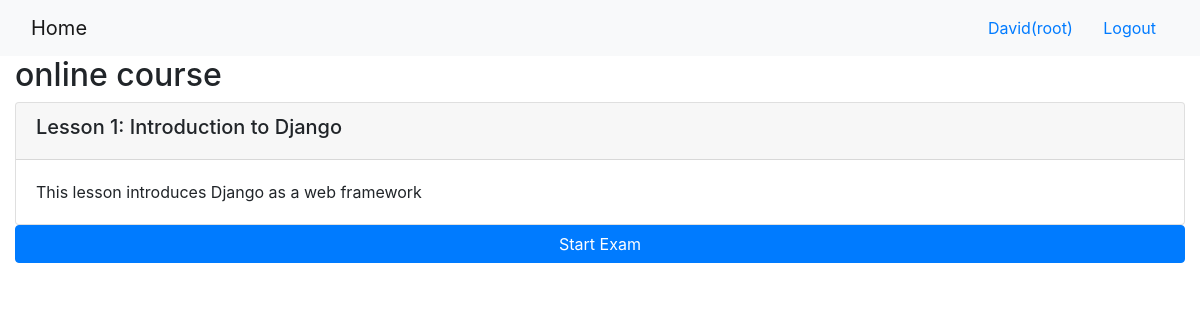
/onlinecourse/1/ (signed in), run on the app's committed database.
### onlinecourse/models.py (models this page shows, shortened)
class Course(models.Model):
    name = models.CharField(null=False, max_length=30, default='online course')
    image = models.ImageField(upload_to='course_images/')
    description = models.CharField(max_length=1000)
    pub_date = models.DateField(null=True)
    instructors = models.ManyToManyField(Instructor)
    users = models.ManyToManyField(settings.AUTH_USER_MODEL, through='Enrollment')
    total_enrollment = models.IntegerField(default=0)
    is_enrolled = False

class Lesson(models.Model):
    title = models.CharField(max_length=200, default="title")
    order = models.IntegerField(default=0)
    course = models.ForeignKey(Course, on_delete=models.CASCADE)
    content = models.TextField()

### onlinecourse/views.py (the view)
# urls.py: path('<int:pk>/', views.CourseDetailView.as_view(), name='course_details'),
class CourseDetailView(generic.DetailView):
    model = Course
    template_name = 'onlinecourse/course_detail_bootstrap.html'

### onlinecourse/templates/onlinecourse/course_detail_bootstrap.html (shortened to what this page needs)
<!DOCTYPE html>
<html lang="en">
<head>
     {% load static %}
    <link rel="stylesheet" href="https://maxcdn.bootstrapcdn.com/bootstrap/4.5.2/css/bootstrap.min.css">
</head>
<body>
    <nav class="navbar navbar-light bg-light">
        <div class="container-fluid">
            <div class="navbar-header">
                  <a class="navbar-brand" href="{% url 'onlinecourse:index' %}">Home</a>
            </div>
            <ul class="nav navbar-nav navbar-right">
                {% if user.is_authenticated %}
                <li>
                    <a class="btn btn-link" href="#">{{ user.first_name }}({{ user.username }})</a>
                    <a class="btn btn-link" href="{% url 'onlinecourse:logout' %}">Logout</a>
                </li>
                {% endif %}
            </ul>
        </div>
    </nav>
    <div class="container-fluid">
            <h2>{{ course.name }}</h2>
            <div class="card-columns-vertical">
                {% for lesson in course.lesson_set.all %}
                    <div class="card mt-1">
                        <div class="card-header"><h5>Lesson {{lesson.order|add:1}}: {{lesson.title}}</h5></div>
                        <div class="card-body">{{lesson.content}}</div>
                    </div>
                {% endfor %}
            </div>
        {% if user.is_authenticated %}
           <button class="btn btn-primary btn-block" data-toggle="collapse" data-target="#exam">Start Exam</button>
        {% endif %}
</body>
</html>

### data on the page
Course: name "online course"
Lesson: order|add "1", title "Introduction to Django", content "This lesson introduces Django as a web framework"

### other printed values
{{ user.first_name }} "David"
{{ user.username }} "root"
